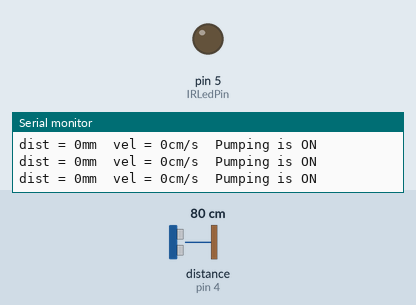
A sketch run on a simulated Arduino Uno, built with avr-gcc and run on an emulated ATmega328P. Parts: output pins drawn as LEDs (lit = HIGH), the last lines printed to the serial monitor. Wiring (inferred from the names in the program): ultrasonic range finder: trigger pin 3; echo pin 4. The inputs (shaded band) are chosen by the test bench; at power-on: distance to the obstacle (sensor on pin 4) 80 cm. The echo pulse lasts 58.3 µs per cm; pins used as bus, display or sensor lines are not drawn.

Above: at 0.1 s.
At 1.2 s:
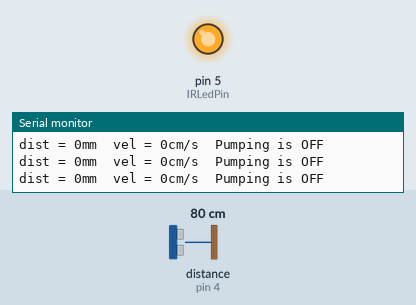
1.3 s: distance to the obstacle (sensor on pin 4) set to 2 cm
4.3 s: distance to the obstacle (sensor on pin 4) set to 4 cm
Timing chart, 0 to 7.3 s (numbered marks = the images above; inputs shaded):
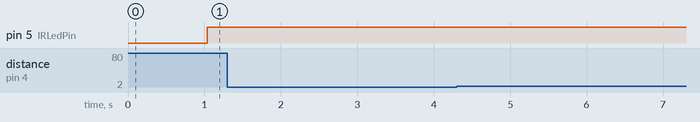

The sketch:

Water_Pump_Code.ino
```cpp
/*WATER PUMP
 */

int trigPin = 3;    // Trigger
int echoPin = 4;    // Echo
int IRLedPin = 5; // Crystal charging

long duration, mmNow, mmOld, velocity;

bool moving = 0;
bool pumping = 0;
long lastPumped = 0;
byte pumpingSamples = 0;

int pumpLag = 1000; // how long to hold pump on after pumping
int samplingHz = 10; //for rangefinding
byte debounceNumber = 6; //for velocity debounce
int velocityThreshold = 5; //cm per sec

long lastMillis = 0;

void setup() {
  //Serial Port begin
  Serial.begin (9600);
  //Define inputs and outputs
  pinMode(trigPin, OUTPUT);
  pinMode(echoPin, INPUT);

  pinMode(IRLedPin, OUTPUT);
}

void loop() {
  if(millis() - lastMillis > (1000/samplingHz)){
    duration = sample();
    mmNow = 10 * duration / 2 / 29.1; //convert time to dist
    velocity = (mmNow - mmOld) * samplingHz / 10; //convert to cm/s
    lastMillis = millis();
    mmOld = mmNow;
  }

  if(abs(velocity) >= velocityThreshold && pumpingSamples < debounceNumber) {
    pumpingSamples++;
  }
  else{
    pumpingSamples = 0;
  }

  if(pumpingSamples == debounceNumber){
    lastPumped = millis();
  }

  (millis() - lastPumped <= pumpLag) ? pumping = true : pumping = false;

  if(pumping){
    digitalWrite(IRLedPin, LOW);
  }
  else{
    digitalWrite(IRLedPin, HIGH);
  }

  Serial.print("dist = ");
  Serial.print(mmNow);
  Serial.print("mm");
  Serial.print("\tvel = ");
  Serial.print(velocity);
  Serial.print("cm/s");
  Serial.print("\tPumping is ");
  Serial.print((pumping) ? "ON" : "OFF");
  Serial.println();

}

int sample() {
  // The sensor is triggered by a HIGH pulse of 10 or more microseconds.
  // Give a short LOW pulse beforehand to ensure a clean HIGH pulse:
  digitalWrite(trigPin, LOW);
  delayMicroseconds(5);
  digitalWrite(trigPin, HIGH);
  delayMicroseconds(10);
  digitalWrite(trigPin, LOW);

  // Read the signal from the sensor: a HIGH pulse whose
  // duration is the time (in microseconds) from the sending
  // of the ping to the reception of its echo off of an object.
  long aDuration = pulseIn(echoPin, HIGH, 2000);
  return aDuration;
}
```
